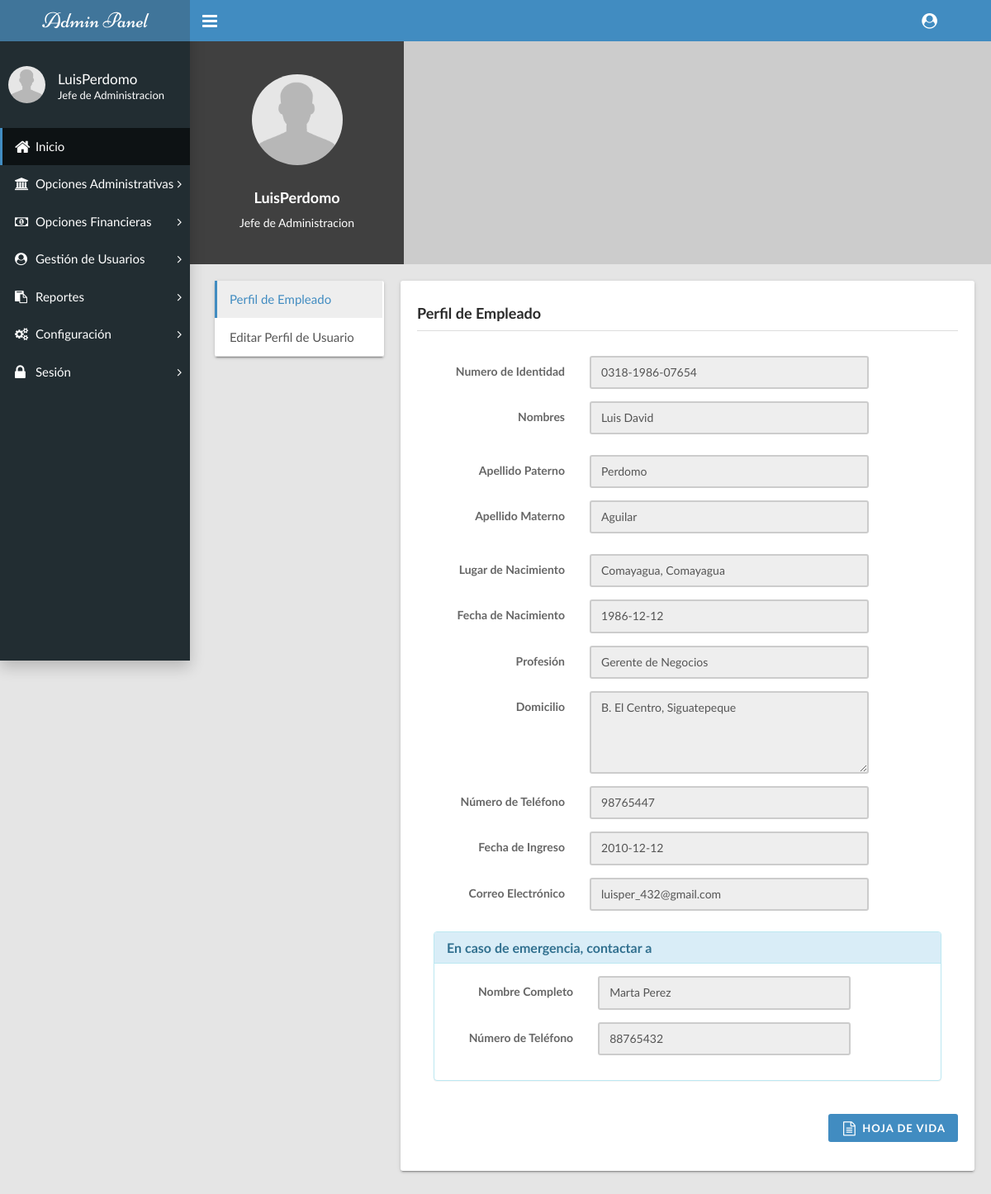
The page /admin-panel/page-user.php (signed in) on the database its author committed.
### tables this page shows
CREATE TABLE IF NOT EXISTS `empleados` (
  `Id_Empleado` varchar(15) NOT NULL,
  `Nombres` varchar(100) NOT NULL,
  `Apellido1` varchar(50) NOT NULL,
  `Apellido2` varchar(50) NOT NULL,
  `Lugar_Nac` varchar(100) NOT NULL,
  `Fecha_Nac` date NOT NULL,
  `Profesion` varchar(50) NOT NULL,
  `Domicilio` text NOT NULL,
  `Telefono` int(11) NOT NULL,
  `Fecha_Ingreso` date NOT NULL,
  `Correo` varchar(100) NOT NULL,
  `Nombre_Emergencia` varchar(100) NOT NULL,
  `Numero_Emergencia` int(11) NOT NULL,
  `Estado` varchar(10) NOT NULL,
  PRIMARY KEY (`Id_Empleado`)
);

### admin-panel/page-user.php (the view, shortened to what this page needs)
<?php
  include('constructor.php');
  include('../cn/bdconexion.php');
  if (isset($_SESSION['username'])&&($_SESSION['rank'])) {
?>
<!DOCTYPE html>
<html>
  <head>
    <link rel="stylesheet" type="text/css" href="css/main.css">
    <link rel="stylesheet" type="text/css" href="css/font-awesome-4.7.0/css/font-awesome.min.css">
  </head>
  <body class="sidebar-mini fixed">
    <div class="wrapper">
      <header class="main-header hidden-print"><a class="logo" href="index.php">Admin Panel</a>
        <nav class="navbar navbar-static-top">
          <a class="sidebar-toggle" href="#" data-toggle="offcanvas"></a>
          <div class="navbar-custom-menu">
            <ul class="top-nav">
              <li class="dropdown"><a class="dropdown-toggle" href="#" data-toggle="dropdown" role="button" aria-haspopup="true" aria-expanded="false"><i class="fa fa-user-circle fa-lg"></i></a>
              </li>
            </ul>
          </div>
        </nav>
      </header>
      <?php
        menu();
      ?>
      <div class="content-wrapper">
        <div class="row user">
          <div class="col-md-12">
            <div class="profile">
              <div class="info"><img class="user-img" src="images/user.png">
                <h4><?php echo $_SESSION['username']; ?></h4>
                <p><?php echo $_SESSION['rank']; ?></p>
              </div>
              <div class="cover-image"></div>
            </div>
          </div>
          <div class="col-md-3">
            <div class="card p-0">
              <ul class="nav nav-tabs nav-stacked user-tabs">
                <li class="active"><a href="#user-timeline" data-toggle="tab">Perfil de Empleado</a></li>
                <li><a href="#user-settings" data-toggle="tab">Editar Perfil de Usuario</a></li>
              </ul>
            </div>
          </div>
          <div class="col-md-9">
            <div class="tab-content">
              <div class="tab-pane active" id="user-timeline">
                <div class="timeline">
                  <div class="card user-settings">
                  <h4 class="line-head">Perfil de Empleado</h4>
                  <?php
                    if (($_SESSION['username']!="RootUser")) {
                      $queryDatosEmp = mysqli_query($db, "SELECT * FROM empleados WHERE Id_Empleado='".$_SESSION['Id_Empleado']."'") or die(mysqli_error());
                      $rowQueryDatosEmp=mysqli_fetch_array($queryDatosEmp);
                      $Id_Empleado = $rowQueryDatosEmp['Id_Empleado'];
                      $Nombres = $rowQueryDatosEmp['Nombres'];
                      $Apellido1 = $rowQueryDatosEmp['Apellido1'];
                      $Apellido2 = $rowQueryDatosEmp['Apellido2'];
                      $Lugar_Nac = $rowQueryDatosEmp['Lugar_Nac'];
                      $Fecha_Nac = $rowQueryDatosEmp['Fecha_Nac'];
                      $Profesion = $rowQueryDatosEmp['Profesion'];
                      $Domicilio = $rowQueryDatosEmp['Domicilio'];
                      $Telefono = $rowQueryDatosEmp['Telefono'];
                      $Fecha_Ingreso = $rowQueryDatosEmp['Fecha_Ingreso'];
                      $Correo = $rowQueryDatosEmp['Correo'];
                      $Nombre_Emergencia = $rowQueryDatosEmp['Nombre_Emergencia'];
                      $Numero_Emergencia = $rowQueryDatosEmp['Numero_Emergencia'];
                    }
                  ?>
                  <form class="form-horizontal" style="align-items:center;" id="formEmp" method="GET" action="empleados_hoja_de_vida.php">
                    <div class="form-group m-10">
                      <div class="form-group col-lg-11">
                        <label class="control-label col-lg-4">Numero de Identidad</label>
                        <div class=" col-lg-8">
                          <input class="form-control" type="text"  placeholder="Numero de Identidad" value="<?php echo $Id_Empleado;?>" disabled />
                        </div>
                      </div>
                      <div class="form-group col-lg-11">
                        <label class="control-label col-md-4">Nombres</label>
                        <div class=" col-lg-8">
                          <input class="form-control" type="text" placeholder="Ingrese su/sus nombres" value="<?php echo $Nombres;?>" disabled>
                        </div>
                      </div>
                    </div>
                    <div class="form-group m-10">
                      <div class="form-group col-lg-11">
                        <label class="control-label col-md-4">Apellido Paterno</label>
                        <div class=" col-lg-8">
                          <input class="form-control" type="text" placeholder="Ingrese su apellido" value="<?php echo $Apellido1;?>" disabled>
                        </div>
                      </div>
                      <div class="form-group col-lg-11">
                        <label class="control-label col-md-4">Apellido Materno</label>
                        <div class=" col-lg-8">
                          <input class="form-control" type="text" placeholder="Ingrese su apellido" value="<?php echo $Apellido2;?>" disabled>
                        </div>
                      </div>
                    </div>
                    <div class="form-group m-10">
                      <div class="form-group col-lg-11">
                        <label class="control-label col-md-4">Lugar de Nacimiento</label>
                        <div class=" col-lg-8">
                          <input class="form-control" type="text" placeholder="Ingrese su lugar de nacimiento" value="<?php echo $Lugar_Nac;?>" disabled>
                        </div>
                      </div>
                      <div class="form-group col-lg-11">
                        <label class="control-label col-md-4">Fecha de Nacimiento</label>
                        <div class=" col-lg-8">
                          <input class="form-control" id="demoDate" type="text" placeholder="Seleccione la fecha" value="<?php echo $Fecha_Nac;?>" disabled>
                        </div>
                      </div>
                      <div class="form-group col-lg-11">
                        <label class="control-label col-md-4">Profesi&oacute;n</label>
                        <div class=" col-lg-8">
                          <input class="form-control" type="text" placeholder="Ingrese su profesi&oacute;n" value="<?php echo $Profesion;?>" disabled>
                        </div>
                      </div>
                      <div class="form-group col-lg-11">
                        <label class="control-label col-md-4">Domicilio</label>
                        <div class=" col-lg-8">
                          <textarea class="form-control" rows="4" placeholder="Ingrese el lugar de su domicilio" disabled><?php echo $Domicilio;?></textarea>
                        </div>
                      </div>
                      <div class="form-group col-lg-11">
                        <label class="control-label col-md-4">N&uacute;mero de Tel&eacute;fono</label>
                        <div class=" col-lg-8">
                          <input class="form-control" type="number" min="1" placeholder="Ingrese el numero" value="<?php echo $Telefono;?>" disabled>
                        </div>
                      </div>
                      <div class="form-group col-lg-11">
                        <label class="control-label col-md-4">Fecha de Ingreso</label>
                        <div class=" col-lg-8">
                          <input class="form-control" id="demoDate2" type="text" placeholder="Seleccione la fecha" value="<?php echo $Fecha_Ingreso;?>" disabled>
                        </div>
                      </div>
                      <div class="form-group col-lg-11">
                        <label class="control-label col-md-4">Correo Electr&oacute;nico</label>
                        <div class=" col-lg-8">
                          <input class="form-control" id="inputEmail" type="text" placeholder="Ingrese el correo" value="<?php echo $Correo;?>" disabled>
                        </div>
                      </div>
                      <div class="form-group m-10">
                        <div class="panel panel-info">
                          <div class="panel-heading">
                            <h3 class="panel-title">En caso de emergencia, contactar a</h3>
                          </div>
                          <div class="panel-body">
                              <div class="form-group col-lg-11">
                                <label class="control-label col-md-4">Nombre Completo</label>
                                <div class=" col-lg-8">
                                  <input class="form-control" type="text" placeholder="Ingrese el nombre" value="<?php echo $Nombre_Emergencia;?>" disabled>
                                </div>
                              </div>
                              <div class="form-group col-lg-11">
                                <label class="control-label col-md-4">N&uacute;mero de Tel&eacute;fono</label>
                                <div class=" col-lg-8">
                                  <input class="form-control" type="number" min="1" placeholder="Ingrese el numero" value="<?php echo $Numero_Emergencia;?>" disabled>
                                </div>
                              </div>
                          </div>
                        </div>
                      </div>
                    </div>
                    <div class="form-group" >
                      <div class="col-md-12">
                        <button class="btn btn-primary pull-right" form="formEmp" type="submit" ><i class="fa fa-fw fa-lg fa-file-text-o"></i> Hoja de Vida</button>
                      </div>
                    </div>
                  </form>
                </div>
                </div>
              </div>
            </div>
          </div>
        </div>
      </div>
    </div>
  </body>
</html>
<?php
    }else {
        header('location: page_denegado.php');
    }
?>

### admin-panel/constructor.php (shortened to what this page needs)
<?php
    include('menus.php');
    if (isset($_SESSION['username'])&&($_SESSION['rank'])) {
        function menu(){
            if ($_SESSION['type']=='Administrador') {
                menuAdministrador();
            }
        }
                ?>
                <?php
    }else {
        header('location: page_denegado.php');
    }
?>

### admin-panel/menus.php (shortened to what this page needs)
<?php
    if (isset($_SESSION['username'])&&($_SESSION['rank'])) {
      function menuAdministrador(){
?>
        <aside class="main-sidebar hidden-print">
          <section class="sidebar">
            <div class="user-panel">
              <div class="pull-left image"><img class="img-circle" src="images/user.png" alt="User Image"></div>
              <div class="pull-left info">
                <?php
                  echo "
                    <p>".$_SESSION['username']."</p>
                    <p class='designation'>".$_SESSION['rank']."</p>
                  ";
                ?>
              </div>
            </div>
            <ul class="sidebar-menu">
              <li class="active"><a href="index.php"><i class="fa fa-home fa-lg"></i><span>Inicio</span></a></li>
              <li class="treeview"><a href="#"><i class="fa fa-institution"></i><span>Opciones Administrativas</span><i class="fa fa-angle-right"></i></a>
              <li class="treeview"><a href="#"><i class="fa fa-money"></i><span>Opciones Financieras</span><i class="fa fa-angle-right"></i></a>
              </li>
              <li class="treeview"><a href="#"><i class="fa fa-user-circle"></i><span>Gesti&oacute;n de Usuarios</span><i class="fa fa-angle-right"></i></a>
              </li>
              <li class="treeview"><a href="#"><i class="fa fa-clipboard"></i><span>Reportes</span><i class="fa fa-angle-right"></i></a>
              </li>
              <li class="treeview"><a href="#"><i class="fa fa-gears"></i><span>Configuraci&oacute;n</span><i class="fa fa-angle-right"></i></a>
              </li>
              <li class="treeview"><a href="#"><i class="fa fa-lock fa-lg"></i><span>Sesi&oacute;n</span><i class="fa fa-angle-right"></i></a>
              </li>
            </ul>
          </section>
        </aside>
<?php
      }
?>
<?php
  }else {
      header('location: page_denegado.php');
  }
?>

### rows shown on the page
empleados: Id_Empleado "0318-1986-07654", Nombres "Luis David", Apellido1 "Perdomo", Apellido2 "Aguilar", Lugar_Nac "Comayagua, Comayagua", Fecha_Nac "1986-12-12", Profesion "Gerente de Negocios", Domicilio "B. El Centro, Siguatepeque", Telefono "98765447", Fecha_Ingreso "2010-12-12", Correo "luisper_432@gmail.com", Nombre_Emergencia "Marta Perez", Numero_Emergencia "88765432"

### other values the page prints
$_SESSION['username'] "LuisPerdomo"
$_SESSION['rank'] "Jefe de Administracion"
